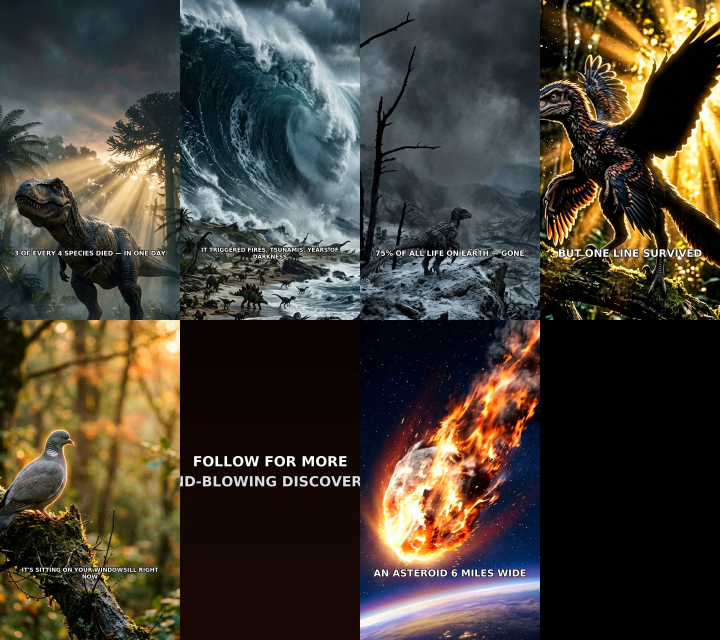
#> input picture dino_recut_contact.jpg, 2160 x 1920 px (shown at 1/3 size)
$ python -i build_dino_recut.py   (imports and definitions only)
#> lines starting #> are read from the running program, lines starting #| are printed output that depends on the picture
#!/usr/bin/env python3
"""
build_dino_recut.py — "Birds Are Dinosaurs" (Dino Day Recut)
27-29s full-bleed 1080x1920@30fps short per the production memo:
  * NO letterboxing, NO border lines, no vignette
  * hard cuts only (scene changes at VO boundaries)
  * captions inside safe margins (>=80px), bold white + black outline + shadow
  * new visual every 2-5s, hook text on screen within 1.5s

Usage:
  python3 build_dino_recut.py --plan       # probe VO, write plan_recut.json
  python3 build_dino_recut.py --render     # render scene clips
  python3 build_dino_recut.py --audio      # generate music+sfx beds
  python3 build_dino_recut.py --assemble   # final mux
"""
import os, sys, json, subprocess, re
import numpy as np
from PIL import Image, ImageDraw, ImageFilter, ImageFont, ImageEnhance
import imageio_ffmpeg

ROOT = os.path.dirname(os.path.abspath(__file__))
SYNTH = os.path.join(ROOT, "synth", "dino_recut")
CLIPS = os.path.join(ROOT, "sources_recut")
ASSETS = os.path.join(ROOT, "assets", "dino")
PLAN = os.path.join(ROOT, "plan_recut.json")
FINAL = os.path.join(ROOT, "dino_recut_9x16.mp4")
W, H, FPS = 1080, 1920, 30
FONT_B = "/usr/share/fonts/truetype/dejavu/DejaVuSans-Bold.ttf"
# [1 line that did not run here, left out]

VO_TEXT = [
    ("v1", "Three of every four species died... in one day."),
    ("v2", "An asteroid, six miles wide, hit Earth —"),
    ("v3", "and triggered fires, tsunamis, years of darkness."),
    ("v4", "Seventy-five percent of all life on the planet vanished."),
    ("v5", "But one line survived."),
    ("v6", "It's sitting on your windowsill right now. Birds are living dinosaurs."),
]

CAPS = {
    "s1": [("3 OF EVERY 4 SPECIES DIED — IN ONE DAY", 0.45)],
    "s2": [("AN ASTEROID 6 MILES WIDE", 0.30)],
    "s3": [("IT TRIGGERED FIRES, TSUNAMIS, YEARS OF DARKNESS", 0.30)],
    "s4": [("75% OF ALL LIFE ON EARTH — GONE", 0.30)],
    "s5": [("BUT ONE LINE SURVIVED", 0.25)],
    "s6": [("IT'S SITTING ON YOUR WINDOWSILL RIGHT NOW", 0.30),
           ("BIRDS ARE LIVING DINOSAURS", 2.6)],
    "s7": [("FOLLOW FOR MORE MIND-BLOWING DISCOVERIES", 0.4),
           ("LIKE  •  SHARE  •  FOLLOW", 1.3)],
}

# [34 lines left out: functions probe_dur, compute_plan, not called in this run]

# ---------------- render ----------------
_fonts = {}
# [10 lines left out: functions font, enc_start, not called in this run]

def push(proc, frame):
    proc.stdin.write(np.ascontiguousarray(frame).tobytes())

def finish(proc):
    proc.stdin.close(); proc.wait()

# [57 lines left out: functions wrap_text, fit_font, draw_caption, not called in this run]

def load_cover(path):
#> called with path = 'dino_recut_contact.jpg'
    im = Image.open(path).convert("RGB")
#> im is the input picture: PIL image 2160x1920 RGB; mean R, G, B 69.3, 63.3, 53.2
    sc = max(W / im.width, H / im.height) * 1.35
#> sc = 1.35
    im = im.resize((int(im.width * sc), int(im.height * sc)), Image.LANCZOS)
#> im: PIL image 2916x2592 RGB
    x = (im.width - W) // 2; y = (im.height - H) // 2
#> after `x = (im.width - W) // 2`: x = 918
#> after `y = (im.height - H) // 2`: y = 336
    return im.crop((x, y, x + W, y + H))
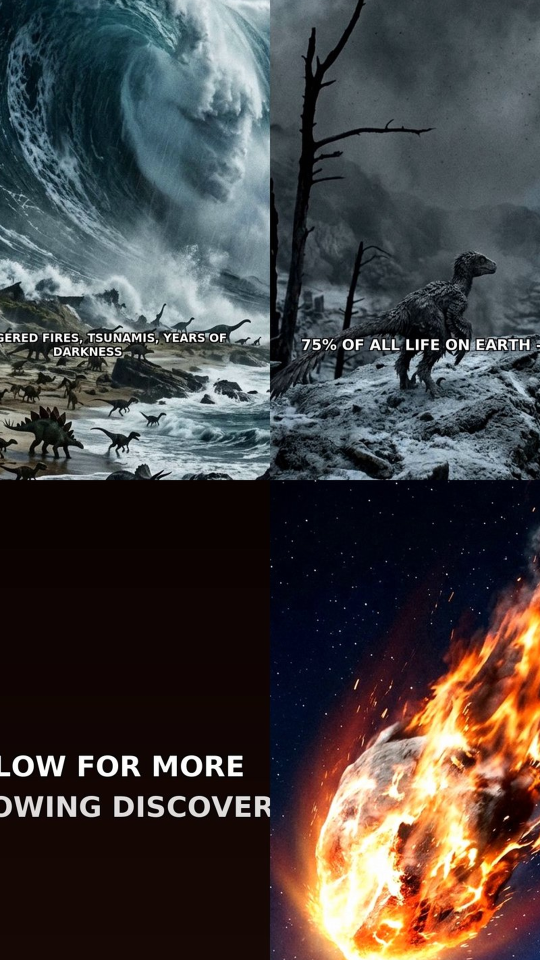
#> returned value: PIL image 1080x1920 RGB (shown at 1/2 size); mean R, G, B 71.5, 67.4, 66.1

# [116 lines left out: functions kens_frame, grade, render_image, render_endcard, render, run and 1 more, not called in this run]

# [8 lines not run here, left out]

>>> result = load_cover('dino_recut_contact.jpg')
